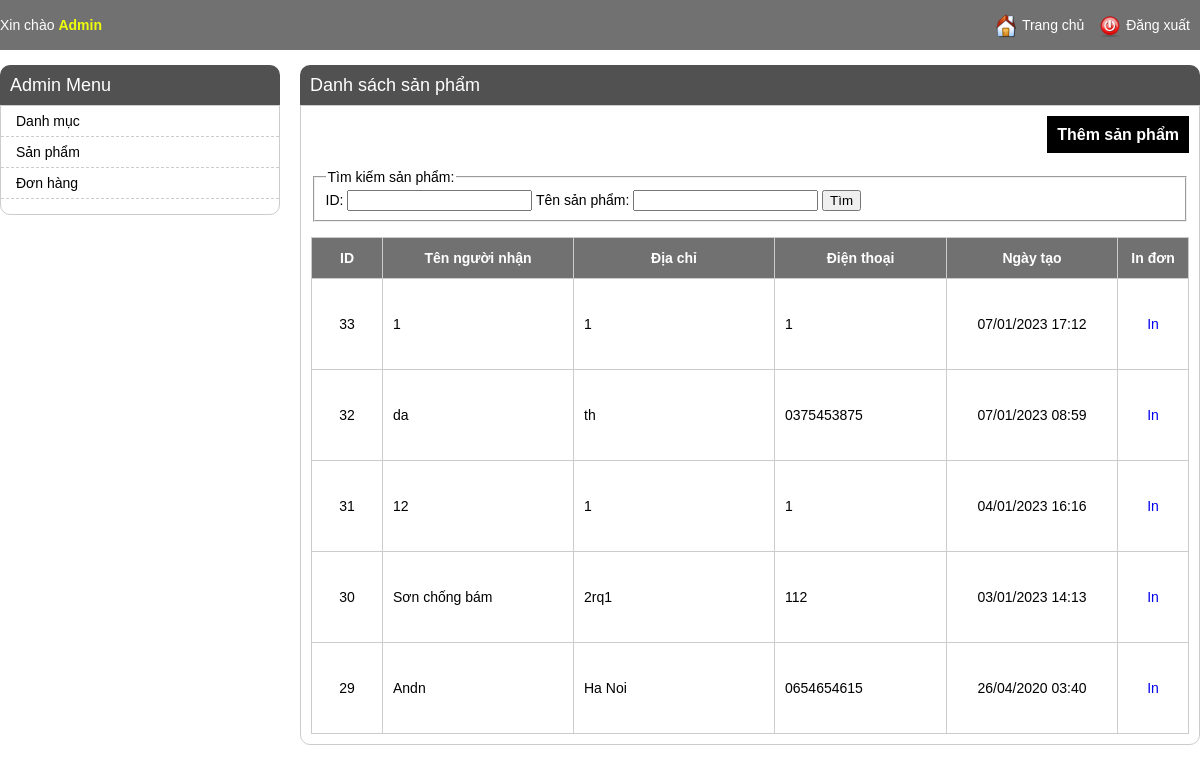
Page /admin/order_listing.php (signed in) on the committed database.
### tables this page shows
CREATE TABLE `orders` (
  `id` int(11) NOT NULL,
  `name` varchar(255) NOT NULL,
  `phone` varchar(255) DEFAULT NULL,
  `address` varchar(500) NOT NULL,
  `note` text NOT NULL,
  `total` int(11) NOT NULL,
  `created_time` int(11) NOT NULL,
  `last_updated` int(11) NOT NULL
);

### admin/order_listing.php (the view, shortened to what this page needs)
<?php
include 'header.php';
$config_name = "product";
$config_title = "sản phẩm";
if (!empty($_SESSION['current_user'])) {
    $item_per_page = (!empty($_GET['per_page'])) ? $_GET['per_page'] : 10;
    $current_page = (!empty($_GET['page'])) ? $_GET['page'] : 1;
    $offset = ($current_page - 1) * $item_per_page;
    if(!empty($where)){
        $orders = mysqli_query($con, "SELECT * FROM `orders` where (".$where.") ORDER BY `id` DESC LIMIT " . $item_per_page . " OFFSET " . $offset);
    }else{
        $orders = mysqli_query($con, "SELECT * FROM `orders` ORDER BY `id` DESC LIMIT " . $item_per_page . " OFFSET " . $offset);
    }
    ?>
    <div class="main-content">
        <h1>Danh sách <?= $config_title ?></h1>
        <div class="listing-items">
            <div class="buttons">
                <a href="./<?= $config_name ?>_editing.php">Thêm <?= $config_title ?></a>
            </div>
            <div class="listing-search">
                <form id="<?= $config_name ?>-search-form" action="<?= $config_name ?>_listing.php?action=search" method="POST">
                    <fieldset>
                        <legend>Tìm kiếm <?= $config_title ?>:</legend>
                        ID: <input type="text" name="id" value="<?= !empty($id) ? $id : "" ?>" />
                        Tên <?= $config_title ?>: <input type="text" name="name" value="<?= !empty($name) ? $name : "" ?>" />
                        <input type="submit" value="Tìm" />
                    </fieldset>
                </form>
            </div>
            <ul>
                <li class="listing-item-heading">
                    <div class="listing-prop listing-id">ID</div>
                    <div class="listing-prop listing-name">Tên người nhận</div>
                    <div class="listing-prop listing-address">Địa chỉ</div>
                    <div class="listing-prop listing-phone">Điện thoại</div>
                    <div class="listing-prop listing-button">
                        In đơn
                    </div>
                    <div class="listing-prop listing-time">Ngày tạo</div>
                </li>
                <?php  while ($row = mysqli_fetch_array($orders)) { ?>
                <li>
                    <div class="listing-prop listing-id"><?=$row['id']?></div>
                    <div class="listing-prop listing-name"><?=$row['name']?></div>
                    <div class="listing-prop listing-address"><?=$row['address']?></div>
                    <div class="listing-prop listing-phone"><?=$row['phone']?></div>
                    <div class="listing-prop listing-button">
                        <a href="order_printing.php?id=<?=$row['id']?>" target="_blank">In</a>
                    </div>
                    <div class="listing-prop listing-time"><?=date('d/m/Y H:i', $row['created_time'])?></div>
                </li>
                <?php  } ?>
            </ul>
        </div>
    </div>
    <?php
}
include './footer.php';
?>

### css/admin_style.css (style rules this page uses)
body { font-family: arial; padding: 0; margin: 0; font-size: 14px; }
h1 { text-align: center; }
.listing-items { padding: 10px; border: 1px solid #ccc; border-radius: 0 0 10px 10px; }
.listing-items ul { padding: 0; margin: 0; }
.listing-prop { float: right; border-left: 1px solid #ccc; line-height: 90px; padding: 0 10px; }
.listing-name { padding-left: 10px; border-right: 0; float: left; width: 170px; max-height: 90px; overflow: hidden; }
.listing-button { float: right; border-left: 1px solid #ccc; border-right: 0; padding: 0 10px; width: 50px; text-align: center; }
.listing-items ul li { list-style: none; border: 1px solid #ccc; border-top: 0; border-left: 0; }
.listing-items ul li:first-child { border-top: 1px solid #ccc; }
.listing-time { width: 150px; text-align: center; }
.listing-item-heading { text-align: center; font-weight: bold; }
.listing-item-heading .listing-prop { height: 40px; line-height: 40px; background: #717171; color: #FFF; }
.buttons { text-align: right; font-weight: bold; font-size: 16px; margin-bottom: 15px; line-height: 38px; }
.buttons a { color: #FFF; padding: 10px; background: #000; }
a { text-decoration: none; }
.main-content { float: left; width: 900px; margin-left: 20px; }
.main-content h1 { margin: 0; text-align: left; background: #525151; color: #fff; font-size: 18px; font-weight: normal; line-height: 40px; border-radius: 10px 10px 0 0; padding: 0 10px; }
.listing-search { margin-bottom: 15px; }
.listing-address { float: left; width: 180px; }
.listing-phone { float: left; width: 151px; }
.listing-id { float: left; width: 50px; text-align: center; }

### rows in the picture
orders: id "33", name "1", address "1", phone "1", created_time "07/01/2023 17:12"
orders: id "32", name "da", address "th", phone "0375453875", created_time "07/01/2023 08:59"
orders: id "31", name "12", address "1", phone "1", created_time "04/01/2023 16:16"
orders: id "30", name "Sơn chống bám", address "2rq1", phone "112", created_time "03/01/2023 14:13"
orders: id "29", name "Andn", address "Ha Noi", phone "0654654615", created_time "26/04/2020 03:40"

### other values in the picture
$config_title "sản phẩm"
